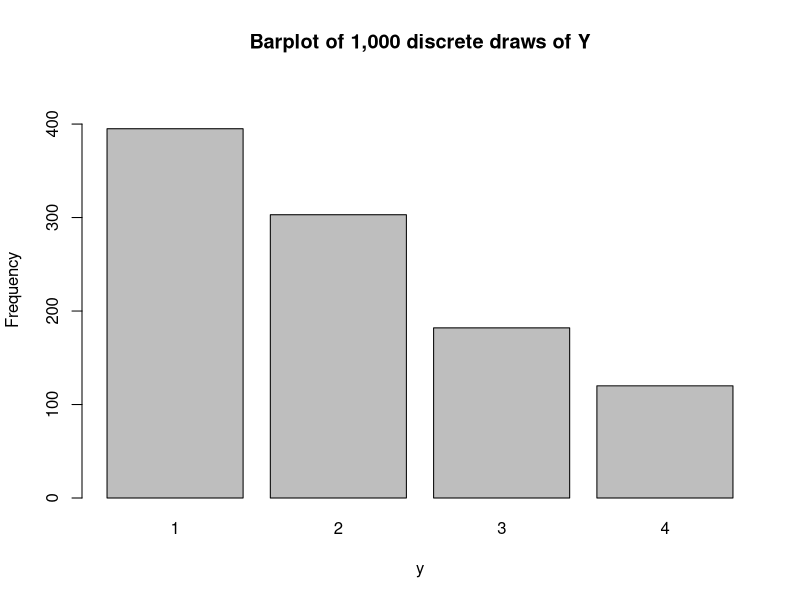

Write R code to recreate this figure.


#1.a
set.seed(1234)
draws <- sample(1:4, size = 1000, replace = TRUE, prob = c(0.4, 0.3, 0.2, 0.1))
draws
#The ouput in R is:
# [1] 1 2 2 2 3 2 1 1 2 2 2 2 1 4 1 3 1 1 1 1 1 1 1 1 1 3
# [27] 2 4 3 1 2 1 1 2 1 3 1 1 4 3 2 2 1 2 1 2 2 2 1 3 1 1
# [53] 3 2 1 2 2 3 1 3 3 1 1 1 1 3 1 2 1 2 1 3 1 3 1 2 1 1
# [79] 1 2 4 2 1 2 1 3 1 1 1 3 1 4 1 1 1 2 1 1 1 3 1 2 1 1
# [105] 1 1 1 1 2 1 3 1 4 1 1 4 4 1 1 3 3 4 4 4 2 1 1 2 2 1
# [131] 4 2 1 2 4 2 4 2 2 3 2 4 1 2 1 2 3 2 4 2 2 1 1 3 1 4
# [157] 2 4 1 2 2 2 2 1 1 2 2 1 3 1 3 2 3 2 1 3 2 2 1 1 2 1
# [183] 2 1 4 1 3 2 1 3 2 4 1 3 3 3 3 3 4 2 2 2 1 3 2 3 1 2
# [209] 1 4 2 1 1 3 2 4 2 3 2 3 2 1 1 1 1 2 3 1 2 2 3 2 1 3
# [235] 2 1 3 1 2 4 2 1 1 2 4 2 3 2 4 3 2 2 1 1 1 2 1 1 2 2
# [261] 3 1 2 1 1 1 3 1 1 3 1 3 1 3 1 2 3 2 1 1 1 2 4 3 3 1
# [287] 2 1 2 3 2 2 4 1 2 3 2 1 2 1 1 4 2 2 4 2 1 4 2 3 4 2
# [313] 2 2 1 1 1 2 1 3 1 3 1 1 1 1 2 1 2 4 3 3 4 1 2 1 1 1
# [339] 4 2 4 1 2 4 1 1 1 2 4 1 1 3 1 3 4 4 2 3 2 3 1 2 2 1
# [365] 3 4 2 1 3 3 4 1 3 2 1 1 3 1 2 2 1 1 1 1 1 1 2 1 4 4
# [391] 2 3 3 2 1 4 2 2 1 1 2 2 3 3 2 1 3 1 2 2 3 3 4 1 3 2
# [417] 2 3 1 2 2 4 1 1 4 1 1 2 1 1 2 3 2 4 1 2 1 4 3 2 3 3
# [443] 3 2 4 2 3 2 2 1 1 3 4 4 3 2 1 2 2 1 1 3 1 2 1 1 2 1
# [469] 2 2 1 1 1 4 1 4 2 2 3 1 2 2 2 1 1 1 3 3 3 1 2 3 4 1
# [495] 2 1 2 1 2 2 2 3 3 1 2 3 3 3 1 3 1 4 4 2 1 3 2 1 2 1
# [521] 3 1 1 4 2 3 1 1 2 1 1 2 2 3 1 4 2 2 3 2 1 2 4 1 3 2
# [547] 3 3 4 4 1 1 3 1 3 4 2 1 2 3 1 4 2 3 1 3 3 2 1 1 2 3
# [573] 1 2 2 1 1 2 2 3 3 1 2 1 1 1 1 4 4 2 4 3 1 2 1 2 2 2
# [599] 2 1 1 1 1 2 2 1 3 1 2 1 1 3 1 1 4 1 1 2 3 2 4 1 2 3
# [625] 1 4 2 4 1 2 3 2 2 2 4 3 1 3 1 1 2 1 2 4 1 1 1 3 2 3
# [651] 1 2 3 2 1 2 3 1 1 4 2 4 3 1 1 2 3 1 2 3 1 4 1 1 4 3
# [677] 2 3 1 4 2 1 2 1 3 1 3 1 2 2 3 2 1 2 1 1 1 2 1 3 1 2
# [703] 3 2 1 1 2 2 1 2 3 4 4 1 1 1 2 1 4 1 3 1 4 1 2 4 2 1
# [729] 1 4 4 1 1 2 2 3 2 3 4 4 1 1 1 1 2 1 2 2 1 2 2 3 1 3
# [755] 1 3 2 4 1 2 1 2 1 2 1 2 4 2 3 1 3 3 3 1 2 2 1 1 2 1
# [781] 4 1 1 1 1 2 3 1 3 1 3 1 2 2 3 1 2 3 1 3 1 3 2 1 1 2
# [807] 1 2 2 2 2 1 4 2 1 1 1 3 2 2 1 1 1 1 1 3 1 1 1 2 1 3
# [833] 3 4 1 2 3 1 2 2 1 2 2 1 2 4 2 4 3 3 2 4 4 1 2 2 1 1
# [859] 3 4 1 2 1 2 1 4 1 4 1 2 4 4 4 1 3 1 1 1 2 2 2 1 2 2
# [885] 2 4 1 1 1 1 4 3 2 1 1 1 2 2 4 3 2 2 4 2 4 1 1 1 3 1
# [911] 1 2 1 1 1 1 2 4 4 3 2 2 1 1 2 1 3 2 1 1 1 4 1 2 1 2
# [937] 1 2 1 2 4 2 3 3 2 2 1 1 2 1 3 4 1 3 3 1 3 2 1 2 1 2
# [963] 3 3 1 1 2 1 2 1 4 3 1 3 1 2 3 1 4 2 3 4 1 2 4 1 1 4
# [989] 1 1 2 2 4 1 2 1 3 1 4 1

#1.b.i
E_Y <- mean(draws)
E_Y
#The output in R is: 2.027

#1.b.ii
E_inv_Y <- mean(1 / draws)
E_inv_Y
#The output in R is: 0.6371667

#1.b.iii
E_Y2 <- mean(draws^2)
E_Y2
#The output in R is: 5.165

#1.b.iv
E_Y2_minus_1 <- mean(draws^2 - 1)
E_Y2_minus_1
#The output in R is: 4.165

#1.b.v
Var_Y <- var(draws)
Var_Y
#The output in R is: 1.057328

#1.c
barplot(table(draws), xlab = "y", ylab = "Frequency", main = "Barplot of 1,000 discrete draws of Y", ylim = c(0, max(table(draws)) + 50))

#2.a
set.seed(1234)
coinToss <- sample(c("Heads", "Tails"), size = 10, replace = TRUE)
coinToss
#The output in R is:
# [1] "Tails" "Tails" "Tails" "Tails" "Heads" "Tails"
# [7] "Heads" "Heads" "Heads" "Tails"

#2.b
num_of_heads <- sum(coinToss == "Heads")
num_of_heads
#The output in R is: 4

#2.c
tenth_toss <- coinToss[10]
tenth_toss
#The output in R is: "Tails"

#2.d
first_nine_heads <- sum(coinToss[1:9] == "Heads")
first_nine_heads
#The output in R: 4

#2.e
(first_nine_heads == 2) && (tenth_toss == "Heads")
#The output in R is: FALSE

#2.f
probability <- mean(replicate(10000, {
  tosses <- sample(c("Heads", "Tails"), size = 10, replace = TRUE)
  sum(tosses[1:9] == "Heads") == 2 && tosses[10] == "Heads"
}))
probability
#The output in R is: 0.0388

#3.a
prob_zero_heads <- mean(replicate(10000, sum(sample(c("Heads", "Tails"), 3, replace = TRUE) == "Heads") == 0))
prob_zero_heads
#The output in R is: 0.1226

#3.b
prob_one_head <- mean(replicate(10000, sum(sample(c("Heads", "Tails"), 3, replace = TRUE) == "Heads") == 1))
prob_one_head
#The output in R is: 0.3716

#3.c
prob_two_heads <- mean(replicate(10000, sum(sample(c("Heads", "Tails"), 3, replace = TRUE) == "Heads") == 2))
prob_two_heads
#The output in R is: 0.3638

#3.d
prob_three_heads <- mean(replicate(10000, sum(sample(c("Heads", "Tails"), 3, replace = TRUE) == "Heads") == 3))
prob_three_heads
#The output in R is: 0.123